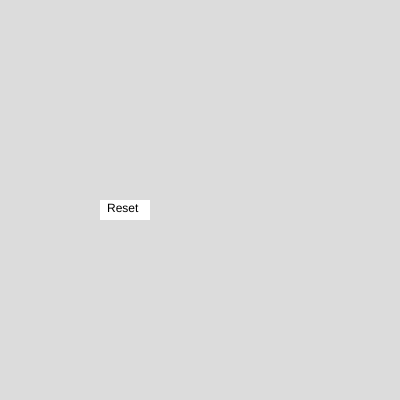
Frame 1 (no input)
Frame 60 (no input): identical to frame 1, image omitted
Frame 120 (the mouse pressed at the canvas centre since frame 60): identical to frame 1, image omitted

The p5.js sketch that drew this single still picture (run headless with seeded random() and noise() and a simulated clock; from frame 60 on, the mouse is pressed at the canvas centre):

// p5.js sketch
// ── sketch.js
function setup() {
  createCanvas(400, 400);
  noStroke();
}

function draw() {
  background(220);
  let s = 'Reset';  
  if (mouseX > 100 && mouseX < 150 && mouseY > 200 && mouseY < 220) {
    render_hovered_button(s, 100, 200)
    // Some code here to react to isMousePressed to reset sketch variables
  } else {
    render_dormant_button(s,100, 200)
  } 
}

function render_hovered_button(s, x, y) {
    fill(0);
    rect(x, y, 50, 20);
    fill(255)
    text(s, x+7, y+3, 50, 20);
}

function render_dormant_button(s, x, y) {
    fill(255);
    rect(x, y, 50, 20);
    fill(0)
    text(s, x+7, y+3, 50, 20);
}
